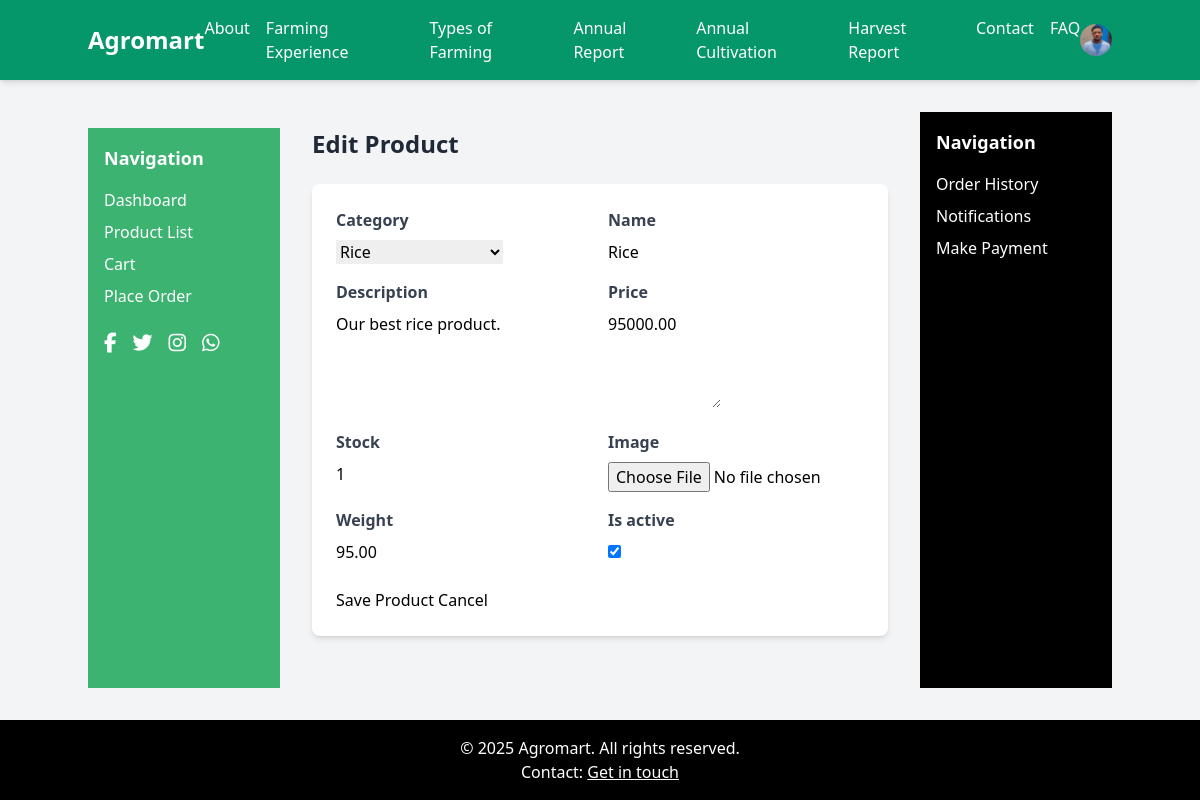
Page /management/product/2/edit/ (signed in) on the committed database.
### store/models.py (models this page shows, shortened)
class UserProfile(models.Model):
    user = models.OneToOneField(User, on_delete=models.CASCADE)
    phone = models.CharField(max_length=20, blank=True)
    address = models.TextField(blank=True)
    city = models.CharField(max_length=100, blank=True)
    country = models.CharField(max_length=100, blank=True)
    postal_code = models.CharField(max_length=20, blank=True)
    profile_picture = models.ImageField(upload_to='profiles/', null=True, blank=True)
    is_verified = models.BooleanField(default=False)
    preferred_currency = models.CharField(max_length=3, default='USD')
    bio = models.TextField(blank=True, null=True)
    created_at = models.DateTimeField(auto_now_add=True)

class Product(models.Model):
    category = models.ForeignKey(Category, on_delete=models.SET_NULL, null=True, related_name='products')
    name = models.CharField(max_length=200)
    description = models.TextField()
    price = models.DecimalField(max_digits=10, decimal_places=2, default=Decimal('0.00'))
    stock = models.PositiveIntegerField()
    image = models.ImageField(upload_to='products/', null=True, blank=True)
    weight = models.DecimalField(max_digits=10, decimal_places=2, null=True, blank=True)
    is_active = models.BooleanField(default=True)
    created_at = models.DateTimeField(auto_now_add=True)
    updated_at = models.DateTimeField(auto_now=True)
    class Meta:
        indexes = [
            models.Index(fields=['name', 'category']),
        ]

### management/views.py (the view, shortened to what this page needs)
# urls.py: path('product/<int:pk>/edit/', ProductUpdateView.as_view(), name='product_edit'),
class ProductUpdateView(UserPassesTestMixin, UpdateView):
    model = Product
    form_class = ProductForm
    template_name = 'management/product_form.html'
    success_url = reverse_lazy('management:staff_dashboard')
    def test_func(self):
        return self.request.user.is_staff

### management/forms.py (shortened to what this page needs)
class ProductForm(forms.ModelForm):
    class Meta:
        model = Product
        fields = ['category', 'name', 'description', 'price', 'stock', 'image', 'weight', 'is_active']
        widgets = {
            'category': forms.Select(attrs={'class': 'form-control'}),
            'name': forms.TextInput(attrs={'class': 'form-control', 'placeholder': 'Product Name'}),
            'description': forms.Textarea(attrs={'class': 'form-control', 'rows': 4}),
            'price': forms.NumberInput(attrs={'class': 'form-control', 'step': '0.01'}),
            'stock': forms.NumberInput(attrs={'class': 'form-control'}),
            'image': forms.FileInput(attrs={'class': 'form-control'}),
            'weight': forms.NumberInput(attrs={'class': 'form-control', 'step': '0.01'}),
            'is_active': forms.CheckboxInput(attrs={'class': 'form-checkbox'}),
        }

### store/models.py (called while the page is built)
    def __str__(self):
        return self.name

### management/templates/management/product_form.html (shortened to what this page needs)
{% extends 'store/base.html' %}
{% load static %}
{% block content %}
<div class="container mx-auto p-4">
    <h2 class="text-2xl font-bold mb-6 text-gray-800">{% if form.instance.pk %}Edit{% else %}Add{% endif %} Product</h2>
    <div class="bg-white rounded-lg shadow-md p-6">
        <form method="post" enctype="multipart/form-data">
            <div class="grid grid-cols-1 md:grid-cols-2 gap-4">
                {% for field in form %}
                    <div class="form-group">
                        <label for="{{ field.id_for_label }}" class="block text-gray-700 font-semibold mb-2">{{ field.label }}</label>
                        {{ field }}
                    </div>
                {% endfor %}
            </div>
            <div class="mt-6">
                <button type="submit" class="btn btn-primary">Save Product</button>
                <a href="{% url 'management:staff_dashboard' %}" class="btn btn-secondary">Cancel</a>
            </div>
        </form>
    </div>
</div>
{% endblock %}

### store/templates/store/base.html (shortened to what this page needs)
{% load static %}
<!DOCTYPE html>
<html lang="en">
<head>
    <link href="https://cdn.jsdelivr.net/npm/tailwindcss@2.2.19/dist/tailwind.min.css" rel="stylesheet">
    <link href="https://cdnjs.cloudflare.com/ajax/libs/font-awesome/6.4.2/css/all.min.css" rel="stylesheet">
    <link href="{% static 'css/styles.css' %}" rel="stylesheet">
</head>
<body class="bg-gray-100 font-sans flex flex-col min-h-screen">
    <nav class="bg-green-600 text-white p-4 shadow-md">
        <div class="container mx-auto flex items-center justify-between">
            <a href="{% url 'user_dashboard' %}" class="text-2xl font-bold">Agromart</a>
            <div class="flex space-x-4">
                <a href="{% url 'static_page' page='about' %}" class="hover:text-green-200">About</a>
                <a href="{% url 'static_page' page='farming_experience' %}" class="hover:text-green-200">Farming Experience</a>
                <a href="{% url 'static_page' page='types_of_farming' %}" class="hover:text-green-200">Types of Farming</a>
                <a href="{% url 'static_page' page='annual_report' %}" class="hover:text-green-200">Annual Report</a>
                <a href="{% url 'static_page' page='annual_cultivation' %}" class="hover:text-green-200">Annual Cultivation</a>
                <a href="{% url 'static_page' page='harvest_report' %}" class="hover:text-green-200">Harvest Report</a>
                <a href="{% url 'static_page' page='contact' %}" class="hover:text-green-200">Contact</a>
                <a href="{% url 'static_page' page='faq' %}" class="hover:text-green-200">FAQ</a>
            </div>
            <div class="relative group">
                {% if user.is_authenticated %}
                    <a href="{% url 'user_profile' %}">
                        {% if user.userprofile.profile_picture %}
                            <img src="{{ user.userprofile.profile_picture.url }}" alt="Profile" class="w-8 h-8 rounded-full">
                        {% else %}
                            <img src="{% static 'images/default_profile.png' %}" alt="Profile" class="w-8 h-8 rounded-full">
                        {% endif %}
                    </a>
                {% else %}
                    <a href="{% url 'login' %}" class="hover:text-green-200">Login</a>
                    <a href="{% url 'register' %}" class="hover:text-green-200 ml-2">Register</a>
                {% endif %}
            </div>
        </div>
    </nav>
    <div class="flex flex-1 container mx-auto my-8">
        <aside class="left-panel min-w-[200px] w-48 p-4 mt-4">
            <h3 class="text-lg font-semibold mb-4 text-white">Navigation</h3>
            <ul class="space-y-2">
                <li><a href="{% url 'user_dashboard' %}" class="text-white hover:underline">Dashboard</a></li>
                <li><a href="{% url 'product_list' %}" class="text-white hover:underline">Product List</a></li>
                <li><a href="{% url 'cart' %}" class="text-white hover:underline">Cart {% if user.is_authenticated and cart_items > 0 %}({{ cart_items }}){% endif %}</a></li>
                <li><a href="{% url 'order_create' %}" class="text-white hover:underline">Place Order</a></li>
            </ul>
            <div class="mt-6 flex space-x-4 social-icons">
                <a href="#" class="text-white hover:text-gray-200"><i class="fab fa-facebook-f text-xl"></i></a>
                <a href="#" class="text-white hover:text-gray-200"><i class="fab fa-twitter text-xl"></i></a>
                <a href="#" class="text-white hover:text-gray-200"><i class="fab fa-instagram text-xl"></i></a>
                <a href="#" class="text-white hover:text-gray-200"><i class="fab fa-whatsapp text-xl"></i></a>
            </div>
        </aside>
        <main class="flex-1 mx-4 overflow-y-auto max-h-screen">
            {% block content %}
            {% endblock %}
        </main>
        <aside class="right-panel min-w-[200px] w-48 p-4">
            <h3 class="text-lg font-semibold mb-4 text-white">Navigation</h3>
            <ul class="space-y-2">
                <li><a href="{% url 'order_history' %}" class="text-white hover:underline">Order History</a></li>
                <li><a href="{% url 'notifications' %}" class="text-white hover:underline">Notifications {% if user.is_authenticated and notifications.count > 0 %}({{ notifications.count }}){% endif %}</a></li>
                {% if user.is_authenticated %}
                    <li><a href="{% url 'payment' %}" class="text-white hover:underline">Make Payment</a></li>
                {% else %}
                    <li><a href="{% url 'login' %}" class="text-white hover:underline">Login</a></li>
                    <li><a href="{% url 'register' %}" class="text-white hover:underline">Register</a></li>
                {% endif %}
            </ul>
        </aside>
    </div>
    <footer class="bg-black text-white p-4 mt-auto w-full">
        <div class="container mx-auto text-center">
            <p>&copy; {% now "Y" %} Agromart. All rights reserved.</p>
            <p>Contact: <a href="{% url 'static_page' page='contact' %}" class="underline hover:text-green-200">Get in touch</a></p>
        </div>
    </footer>
</body>
</html>

### store/static/css/styles.css (style rules this page uses)
body { font-family: 'Arial', sans-serif; }
.btn { @apply px-4 py-2 rounded transition-colors; }
.btn-primary { @apply bg-green-500 text-white hover:bg-green-700; }
.btn-secondary { @apply bg-gray-500 text-white hover:bg-gray-700; }
.form-group { @apply mb-4; }
.form-group label { @apply block text-gray-700 font-semibold mb-2; }
.form-group input, .form-group textarea, .form-group select { @apply border p-2 w-full rounded focus:outline-none focus:ring-2 focus:ring-green-500; }
html body div.container aside.left-panel { background-color: #3CB371 !important; @apply rounded-xl shadow-xl min-h-[200px]; }
html body div.container aside.right-panel { background-color: #000000 !important; @apply rounded-xl shadow-xl min-h-[200px]; }
.left-panel ul li a, .right-panel ul li a { @apply block bg-slate-500 text-white py-2 px-3 rounded-md hover:bg-slate-600 transition-colors; }
.left-panel h3, .right-panel h3, .right-panel li.text-sm { @apply text-white; }
.left-panel .social-icons a { @apply text-white hover:text-gray-200; }

### rows in the picture
Product: form "Rice" "Rice" "Our best rice product." "95000.00" "1" "95.00" "☑"

### other values in the picture
{{ field.label }} "Category" "Name" "Description" "Price" "Stock" "Image" "Weight" "Is active"
